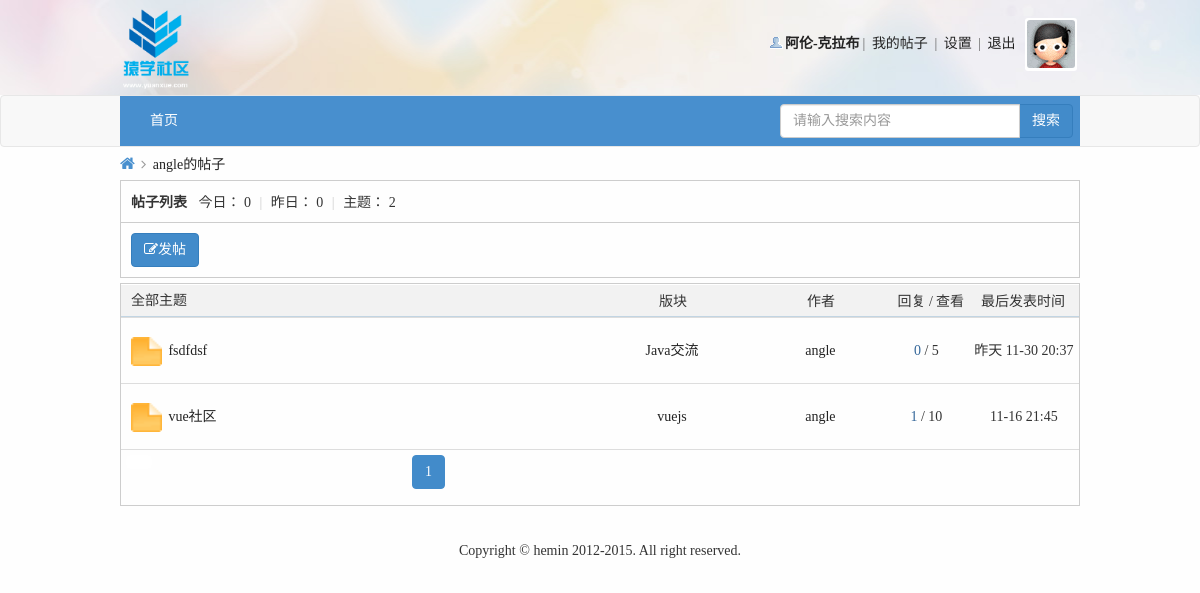
The app's page /userPost.php?uid=15 (signed in) with its own data.
### tables this page shows
CREATE TABLE IF NOT EXISTS `user` (
  `id` int(20) NOT NULL AUTO_INCREMENT COMMENT '唯一标识符',
  `name` varchar(200) NOT NULL COMMENT '用户名称',
  `psw` varchar(200) NOT NULL COMMENT '用户密码',
  `sex` varchar(200) NOT NULL DEFAULT '未填写' COMMENT '用户性别',
  `email` varchar(200) NOT NULL COMMENT '邮箱地址',
  `qq` varchar(200) NOT NULL DEFAULT '未填写' COMMENT '用户qq',
  `photo` varchar(200) NOT NULL COMMENT '用户头像',
  `userType` int(11) NOT NULL DEFAULT '0' COMMENT '用户类型',
  `reallyName` varchar(200) NOT NULL DEFAULT '未填写' COMMENT '用户真实姓名',
  `birthday` varchar(200) NOT NULL DEFAULT '未填写' COMMENT '用户生日',
  `homeplace` varchar(200) NOT NULL DEFAULT '未填写' COMMENT '用户出生地',
  `bloodType` varchar(200) NOT NULL DEFAULT '未填写' COMMENT '用户血型',
  `fixedTel` varchar(200) NOT NULL DEFAULT '未填写' COMMENT '用户固定电话',
  `phone` varchar(200) NOT NULL DEFAULT '未填写' COMMENT '用户电话',
  `website` varchar(200) NOT NULL DEFAULT 'http://' COMMENT '用户主页',
  `school` varchar(200) NOT NULL DEFAULT '未填写' COMMENT '用户毕业学校',
  `degree` varchar(200) NOT NULL DEFAULT '未填写' COMMENT '用户学历',
  `company` varchar(200) NOT NULL DEFAULT '未填写' COMMENT '用户公司',
  `profession` varchar(200) NOT NULL DEFAULT '未填写' COMMENT '用户职业',
  `job` varchar(200) NOT NULL DEFAULT '未填写' COMMENT '用户职位',
  `income` varchar(200) NOT NULL DEFAULT '未填写' COMMENT '用户年收入',
  `registerTime` datetime NOT NULL COMMENT '注册时间',
  `lastLogin` datetime NOT NULL COMMENT '最后一次登录时间',
  `userStatus` int(11) NOT NULL DEFAULT '0' COMMENT '用户是否需要验证状态',
  `isForbid` int(11) NOT NULL DEFAULT '0' COMMENT '是否禁止',
  PRIMARY KEY (`id`)
);

CREATE TABLE IF NOT EXISTS `post` (
  `postId` int(11) NOT NULL AUTO_INCREMENT COMMENT '帖子id',
  `postTitle` varchar(200) NOT NULL COMMENT '帖子标题',
  `postContent` varchar(2000) NOT NULL COMMENT '帖子内容',
  `postTime` datetime NOT NULL COMMENT '发帖时间',
  `tsmoduleId` int(11) NOT NULL COMMENT '所属子版块的id',
  `times` int(11) NOT NULL COMMENT '浏览次数',
  `postuid` int(11) NOT NULL COMMENT '发帖人id',
  `isTop` int(11) NOT NULL DEFAULT '0' COMMENT '是否置顶',
  `isBoutique` int(11) NOT NULL DEFAULT '0' COMMENT '是否加精',
  `postStatus` int(11) NOT NULL DEFAULT '0' COMMENT '帖子是否需要验证状态，默认0无需验证',
  `updateTime` datetime NOT NULL COMMENT '当前条帖子有回复就更新',
  `isShield` int(11) NOT NULL DEFAULT '0' COMMENT '是否屏蔽',
  PRIMARY KEY (`postId`)
);

CREATE TABLE IF NOT EXISTS `sub_module` (
  `sid` int(20) NOT NULL AUTO_INCREMENT COMMENT '子版块id',
  `smoduleName` varchar(200) NOT NULL COMMENT '子版块名称',
  `smodulePic` varchar(200) NOT NULL COMMENT '子版块图片',
  `tParenModuleId` int(20) NOT NULL COMMENT '所属父版块id',
  `smoduleDesc` varchar(200) NOT NULL COMMENT '子版块描述',
  PRIMARY KEY (`sid`)
);

### inc/mysql.func.php (called while the page is built, shortened)
<?php
    function execute($link, $sql){
        $result = mysqli_query($link, $sql);
        return $result;
    }
    function nums($link, $sql){
        return mysqli_num_rows(execute($link, $sql));
    }
    function fetch_array($result){
        return mysqli_fetch_assoc($result);
    }
?>

### userPost.php (the view, shortened to what this page needs)
<!DOCTYPE html>
<html lang="en">
<head>
    <link rel="stylesheet" href="font/css/font-awesome.min.css">
    <link rel="stylesheet" href="css/bootstrap/css/bootstrap.min.css">
    <link rel="stylesheet" href="css/common.css">
    <link rel="stylesheet" href="css/pModuleList.css">
    <link rel="stylesheet" href="css/myPost.css">
</head>
<?php
    $link = connect();
    if (!($member_id = login_state($link))){
        promptBox("请先登录后才能继续浏览", 5, "login.php");
        exit;
    }
    $sql_user = "select * from user where id={$_GET['uid']}";
    $data_user = fetch_array(execute($link, $sql_user));
    $sql_post = "select * from post where postuid={$_GET['uid']}";
    $post_total = nums($link, $sql_post);
    $pagesize = 5;
    $page = page($post_total, $pagesize);
    $post = "select * from post where postuid={$_GET['uid']} ORDER BY postId DESC {$page['limit']}";
    $res_post = execute($link, $post);
    $sql_total_today = "select * from post where postuid={$_GET['uid']} and date_format(postTime,'%Y-%m-%d')=curdate()";
    $ptotal_today = nums($link, $sql_total_today);
    $sql_total_yesterday = "select * from post where postuid={$_GET['uid']} and date_format(postTime,'%Y-%m-%d')=DATE_SUB(curdate(),INTERVAL 1 DAY)";
    $ptotal_yesterday = nums($link, $sql_total_yesterday);
?>
<body>
<?php include_once "inc/header.inc.php"?>
<?php include_once "inc/nav.inc.php"?>
<div class="container" style="width: 990px;">
    <div class="position">
        <div class="z">
            <a href="index.php" class="nvhm"><i class="fa fa-home"></i></a>
            <em><i class="fa fa-angle-right"></i></em>
            <a href="#"><?php echo $data_user['name'];?>的帖子</a>
        </div>
    </div>
    <div class="pm-wrap">
        <div class="pm">
            <strong>帖子列表</strong>
            <em>今日：</em>
            <em><?php echo $ptotal_today;?></em>
            <span class="pipe">|</span>
            <em>昨日：</em>
            <em><?php echo $ptotal_yesterday;?></em>
            <span class="pipe">|</span>
            <em>主题：</em>
            <em><?php echo $post_total;?></em>
        </div>
        <div class="pm-desc">
            <a href="publish.php" class="btn btn-primary"><i class="fa fa-edit"></i>发帖</a>
        </div>
    </div>
    <div class="pm-sm">
        <div class="pm-sm-top" style="position: relative;">
            <h2>全部主题</h2>
            <span class="reply poa">回复 /</span>
            <span class="look poa">查看</span>
            <span class="author poa">作者</span>
            <span class="module poa">版块</span>
            <span class="lastTime poa">最后发表时间</span>
        </div>
        <div class="pm-sm-list">
            <table class="table table-condensed table-hover" id="smtable">
                <?php
                if($post_total) {
                    while ($data_post = fetch_array($res_post)) {
                        $sql_sm = "select * from sub_module where sid={$data_post['tsmoduleId']}";
                        $data_sm = fetch_array(execute($link, $sql_sm));
                        $sql_rep = "select * from reply where tpostId={$data_post['postId']}";
                        $rep_total = nums($link, $sql_rep);
                        ?>
                        <tr>
                            <td class="td1">
                                <a href="#"><img src="img/folder_new.gif" width="31" height="29"></a>
                            </td>
                            <td class="td2"><a href="postShow.php?postId=<?php echo $data_post['postId'];?>&sid=<?php echo $data_sm['sid'];?>"><?php echo $data_post['postTitle'];?></a></td>
                            <td class="td5"><a href="sModuleList.php?sid=<?php echo $data_sm['sid'];?>"><?php echo $data_sm['smoduleName'];?></a></td>
                            <td class="td6"><a href="profile.php?uid=<?php echo $data_user['id'];?>"><?php echo $data_user['name'];?></a></td>
                            <td class="td3">
                                <span class="xi2" title="回复"><?php echo $rep_total; ?></span>
                                <span class="xi1" title="查看"> / <?php echo $data_post['times']; ?></span>
                            </td>
                            <td class="td7"><?php echo tranTime(strtotime($data_post['postTime']));?></td>
                        </tr>
                    <?php }
                }else{
                    echo "<tr><td colspan='4' style='padding-left: 15px;'>暂无帖子...</td></tr>";
                }
                ?>
                <tr>
                    <td colspan="6">
                        <a class="btn btn-default" id="pubBtn" style="margin-right: 260px;border-color: #fff;"></a class="btn btn-default">
                        <ul class="pagination" style="display: inline; margin: 0;padding: 0;">
                            <?php
                                echo $page['html'];
                            ?>
                        </ul>
                    </td>
                </tr>
            </table>
        </div>
    </div>
</div>
<?php include_once "inc/footer.inc.php"?>
</body>
</html>

### inc/header.inc.php (shortened to what this page needs)
<div id="header">
    <div class="container" style="width: 960px;padding: 0;">
        <div class="logo"><a href="index.php"><img src="img/logo.png" height="85"></a></div>
        <div class="info">
            <?php
                $img_url = null;
                if (isset($member_id) && $member_id) {
                    $sql_photo = "select photo from user where id={$member_id}";
                    $member_result = execute($link, $sql_photo);
                    $res_photo = fetch_array($member_result);
                    if ($res_photo['photo'] != '') {
                        $img_url = $res_photo['photo'];
                    }else{
                        $img_url = 'img/noavatar_small.gif';
                    }
                }else{
                    $img_url = 'img/noavatar_small.gif';
                }
                if(isset($member_id) && $member_id){
                    $sql_info = "select * from user where id='{$member_id}'";
                    $res_info = fetch_array(execute($link, $sql_info));
                    $html = <<<EOT
                        <ul>
                            <li class="person"><a href="profile.php"><strong>{$res_info['name']}</strong></a></li>|
                            <li><a href="myPost.php">我的帖子</a></li> |
                            <li><a href="setProfile.php">设置</a></li> |
                            <li><a class="logout" href="#">退出</a></li>
                            <li class="headpic"><a href="profile.php"><img src="{$img_url}" width="48" height="48"></a></li>
                        </ul>
EOT;
                    echo $html;
                }
            ?>
        </div>
    </div>
</div>

### css/common.css (style rules this page uses)
html, body, div, ul, li, h1, h2, h3, h4, h5, h6, p, dl, dt, dd, ol, form, input, textarea, th, td, select { margin: 0; padding: 0; }
* { box-sizing: border-box; }
html, body { min-height: 100%; }
body { font-family: "Microsoft YaHei"; font-size:14px; color:#333; background-color: #f2f9fd; }
h1, h2, h3, h4, h5, h6 { font-weight:normal; }
ul,ol { list-style: none; }
img { border: none; vertical-align: middle; }
a { text-decoration: none; color: #232323; }
table { border-collapse: collapse; table-layout: fixed; }
body { background: #fefefe; }
.container { width: 960px; }
#header { height:95px; font-size: 14px; color: #666; background: url("../img/eyoung_bg.jpg") repeat-x 50% 0; }
#header .container { height: 95px; }
#header .container .logo { float: left; height: 95px; text-align: center; line-height: 95px; }
#header .container .info { float: right; height: 56px; margin-top: 18px; }
.pipe { margin: 0 5px; color: #ccc; }
#header .info ul { height: 100%; }
#header .info ul li { list-style: none; display: inline-block; height: 100%; margin: 0 3px; }
#header .info ul li a { display: block; }
#header .info ul .headpic { padding: 2px; background-color: #fff; vertical-align: middle; height: 53px; border-radius: 3px; }
#header .info ul .headpic a { display: block; }
#header .info ul .headpic a img { border-radius: 3px; }
.person { background: url(../img/user_online.gif) no-repeat 0% 8%; text-indent: 15px; }

### css/pModuleList.css (style rules this page uses)
.position { margin: 2px 0; height: 29px; border: none; line-height: 29px; }
.position .z { padding-right: 10px; float: left; }
.nvhm { width: 16px; overflow: hidden; color: #488FCE; font-size: 16px; }
.position .z em { width: 20px; margin: 0 3px; font-style: normal; overflow: hidden; color: #999; }
.pm-desc { border: 1px solid #ccc; border-top:none; padding-top: 10px; padding-bottom: 10px; padding-left: 10px; }
.pm { height: 43px; line-height: 43px; padding-left: 10px; border: 1px solid #cdcdcd; }
.pm strong { margin-right: 8px; }
.pm em { font-style: normal; }
.pm-sm { border: 1px solid #cdcdcd; margin-top: 5px; }
.pm-sm .pm-sm-top { height:33px; line-height:33px; padding: 0 10px; border-top: 1px solid #FFF; border-bottom: 1px solid #C2D5E3; background: #F2F2F2; white-space: nowrap; overflow: hidden; }
.pm-sm .pm-sm-top h2 { height: 100%; line-height:31px; font-size: 14px; float: left; }
#smtable { margin-bottom:0; }
#smtable tr { height: 55px; line-height: 55px; }
#smtable tr td { height: 55px; line-height: 55px; }
#smtable tr td.td1 { width: 5%; padding-left: 10px; text-align: center; }
#smtable tr td.td1 a { display: block; }
#smtable tr td.td2 { width: 50%; overflow: hidden; white-space: nowrap; -ms-text-overflow: ellipsis; text-overflow: ellipsis; }
#smtable tr td.td3 { width: 5%; }
td.td7 { width: 13%; text-align: center; }
td.td5 { width: 20%; text-align: center; }
td.td6 { width: 15%; text-align: center; }
#smtable tr td.td3 { width: 10%; text-align: center; }
.xi2, .xi2 a, .xi3 a { color: #369; }
#pubBtn { margin-right: 200px; display: inline-block; float: left; }
.poa { position: absolute; }

### css/myPost.css (style rules this page uses)
.poa { position: absolute; }
.reply { right: 146px; }
.look { right: 115px; }
.author { right: 244px; }
.module { right: 392px; }
.lastTime { right: 14px; }

### records on screen
user: name "阿伦-克拉布"
user: name "angle"
post: postTitle "fsdfdsf", sub_module.smoduleName "Java交流", rep_total "0", times "5", postTime "昨天 11-30 20:37"
post: postTitle "vue社区", sub_module.smoduleName "vuejs", rep_total "1", times "10", postTime "11-16 21:45"

### other values on screen
$ptotal_today "0"
$ptotal_yesterday "0"
$post_total "2"
